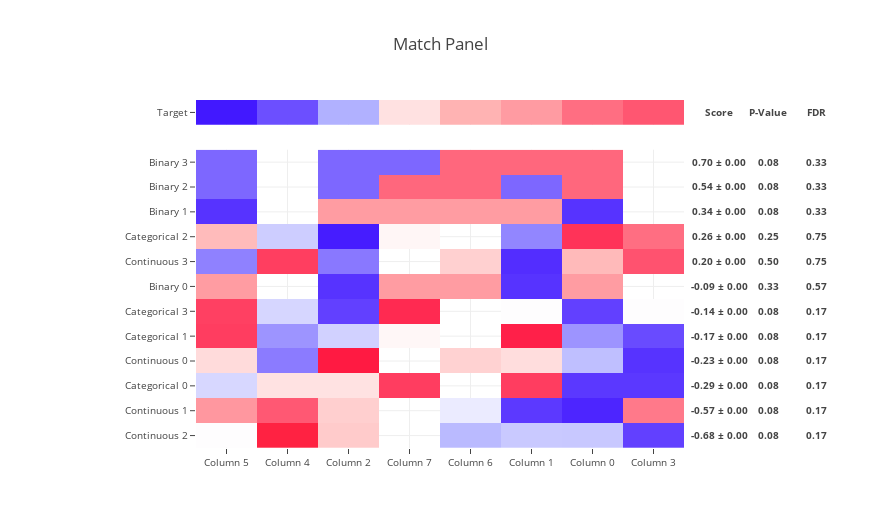
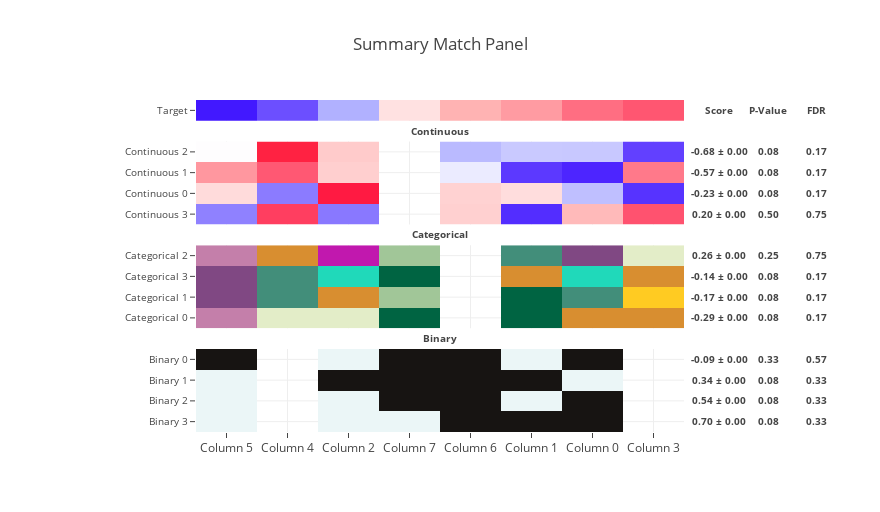
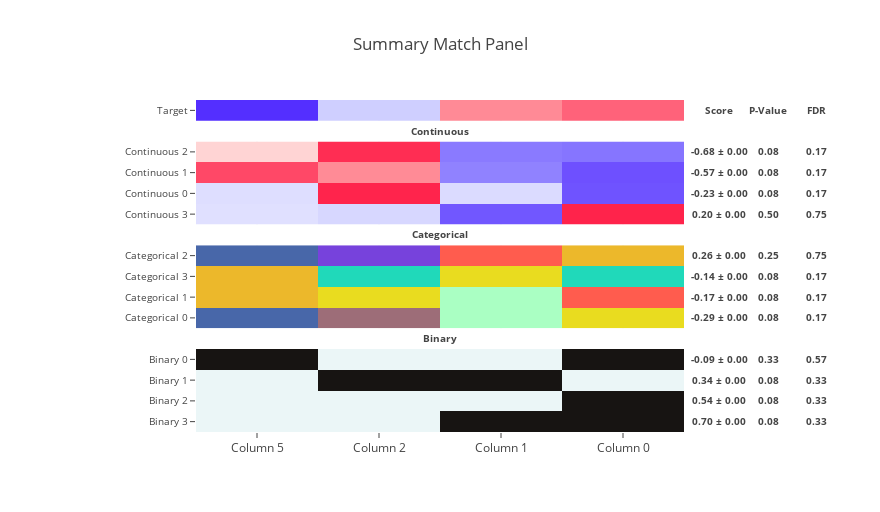

The notebook cell these images were saved under, in order:
### Code cell
from match.make_summary_match_panel import make_summary_match_panel


n_index = 4

n_column = 8

target = pd.Series(
    np.random.random_sample(size=n_column),
    name='Target',
    index=('Column {}'.format(i) for i in range(n_column)),
)

features_continuous = pd.DataFrame(
    np.random.random_sample(size=(
        n_index,
        n_column,
    )),
    index=('Continuous {}'.format(i) for i in range(n_index)),
    columns=target.index,
)

features_categorical = pd.DataFrame(
    np.random.randint(
        0,
        10,
        size=(
            n_index,
            n_column,
        )),
    index=('Categorical {}'.format(i) for i in range(n_index)),
    columns=target.index,
)

features_binary = pd.DataFrame(
    np.random.randint(
        0,
        2,
        size=(
            n_index,
            n_column,
        )),
    index=('Binary {}'.format(i) for i in range(n_index)),
    columns=target.index,
)

# features_continuous.iloc[:, 0] = np.nan

# features_categorical.iloc[:, 1] = np.nan

# features_binary.iloc[:, 2] = np.nan

features_continuous.drop(
    target.index[-1],
    axis=1,
    inplace=True,
)

features_categorical.drop(
    target.index[-2],
    axis=1,
    inplace=True,
)

features_binary.drop(
    target.index[-5:-3],
    axis=1,
    inplace=True,
)

feature_dicts = {
    'Continuous': {
        'df': features_continuous,
        'data_type': 'continuous',
        'emphasis': 'low',
    },
    'Categorical': {
        'df': features_categorical,
        'data_type': 'categorical',
        'emphasis': 'high',
    },
    'Binary': {
        'df': features_binary,
        'data_type': 'binary',
        'emphasis': 'low',
    },
}

score_moe_p_value_fdr = make_match_panel(
    target,
    pd.concat((feature_dict['df'] for feature_dict in feature_dicts.values())),
    n_sampling=1,
    n_permutation=1,
    plot_std=3,
)

make_summary_match_panel(
    target,
    feature_dicts,
    score_moe_p_value_fdr,
    plot_std=3,
)

make_summary_match_panel(
    target,
    feature_dicts,
    score_moe_p_value_fdr,
    plot_only_columns_shared_by_target_and_all_features=True,
    plot_std=3,
)

### Figure 1 — Plotly figure (JSON) as saved in the notebook; plotly's stock layout.template omitted (floating-point values rounded to 4 significant figures; data arrays with more than 128 entries replaced by an {"elided": "..."} marker saying what was removed)
{"data": [{"colorscale": {"elided": "256x2 mixed values"}, "showscale": false, "text": [["Column 5", "Column 4", "Column 2", "Column 7", "Column 6", "Column 1", "Column 0", "Column 3"]], "type": "heatmap", "uid": "3de85a07-1b46-4aeb-8715-7a1b7873b4d4", "x": ["Column 5", "Column 4", "Column 2", "Column 7", "Column 6", "Column 1", "Column 0", "Column 3"], "y": ["Target"], "yaxis": "y2", "z": [[-1.837, -1.13, -0.5956, 0.2277, 0.5741, 0.7109, 0.9577, 1.092]], "zmax": 3, "zmin": -3}, {"colorscale": {"elided": "256x2 mixed values"}, "showscale": false, "type": "heatmap", "uid": "da9aad6c-d708-4829-9afb-f1ce73dfedb1", "x": ["Column 5", "Column 4", "Column 2", "Column 7", "Column 6", "Column 1", "Column 0", "Column 3"], "y": ["Continuous 2", "Continuous 1", "Categorical 0", "Continuous 0", "Categorical 1", "Categorical 3", "Binary 0", "Continuous 3", "Categorical 2", "Binary 1", "Binary 2", "Binary 3"], "yaxis": "y", "z": [[0.002866, 2.175, 0.3947, null, -0.52, -0.4099, -0.4195, -1.224], [0.7357, 1.082, 0.3617, null, -0.1526, -1.327, -1.601, 0.9006], [-0.2981, 0.2236, 0.2236, 1.267, null, 1.267, -1.342, -1.342], [0.2739, -0.8886, 1.926, null, 0.3383, 0.2531, -0.4856, -1.418], [1.27, -0.7506, -0.3464, 0.05774, null, 1.674, -0.7506, -1.155], [1.23, -0.3076, -1.23, 1.538, null, 0, -1.23, 0], [0.7071, null, -1.414, 0.7071, 0.7071, -1.414, 0.7071, null], [-0.857, 1.258, -0.908, null, 0.3597, -1.489, 0.5252, 1.111], [0.5121, -0.3841, -1.728, 0.06402, null, -0.8322, 1.408, 0.9603], [-1.414, null, 0.7071, 0.7071, 0.7071, 0.7071, -1.414, null], [-1, null, -1, 1, 1, -1, 1, null], [-1, null, -1, -1, 1, 1, 1, null]], "zmax": 3, "zmin": -3}], "layout": {"annotations": [{"font": {"size": 9.6}, "showarrow": false, "text": "<b>Score</b>", "width": 64, "x": 1.002, "xanchor": "left", "xref": "paper", "y": 0.9643, "yanchor": "middle", "yref": "paper"}, {"font": {"size": 9.6}, "showarrow": false, "text": "<b>0.70 ± 0.00</b>", "width": 64, "x": 1.002, "xanchor": "left", "xref": "paper", "y": 0.8214, "yanchor": "middle", "yref": "paper"}, {"font": {"size": 9.6}, "showarrow": false, "text": "<b>0.54 ± 0.00</b>", "width": 64, "x": 1.002, "xanchor": "left", "xref": "paper", "y": 0.75, "yanchor": "middle", "yref": "paper"}, {"font": {"size": 9.6}, "showarrow": false, "text": "<b>0.34 ± 0.00</b>", "width": 64, "x": 1.002, "xanchor": "left", "xref": "paper", "y": 0.6786, "yanchor": "middle", "yref": "paper"}, {"font": {"size": 9.6}, "showarrow": false, "text": "<b>0.26 ± 0.00</b>", "width": 64, "x": 1.002, "xanchor": "left", "xref": "paper", "y": 0.6071, "yanchor": "middle", "yref": "paper"}, {"font": {"size": 9.6}, "showarrow": false, "text": "<b>0.20 ± 0.00</b>", "width": 64, "x": 1.002, "xanchor": "left", "xref": "paper", "y": 0.5357, "yanchor": "middle", "yref": "paper"}, {"font": {"size": 9.6}, "showarrow": false, "text": "<b>-0.09 ± 0.00</b>", "width": 64, "x": 1.002, "xanchor": "left", "xref": "paper", "y": 0.4643, "yanchor": "middle", "yref": "paper"}, {"font": {"size": 9.6}, "showarrow": false, "text": "<b>-0.14 ± 0.00</b>", "width": 64, "x": 1.002, "xanchor": "left", "xref": "paper", "y": 0.3929, "yanchor": "middle", "yref": "paper"}, {"font": {"size": 9.6}, "showarrow": false, "text": "<b>-0.17 ± 0.00</b>", "width": 64, "x": 1.002, "xanchor": "left", "xref": "paper", "y": 0.3214, "yanchor": "middle", "yref": "paper"}, {"font": {"size": 9.6}, "showarrow": false, "text": "<b>-0.23 ± 0.00</b>", "width": 64, "x": 1.002, "xanchor": "left", "xref": "paper", "y": 0.25, "yanchor": "middle", "yref": "paper"}, {"font": {"size": 9.6}, "showarrow": false, "text": "<b>-0.29 ± 0.00</b>", "width": 64, "x": 1.002, "xanchor": "left", "xref": "paper", "y": 0.1786, "yanchor": "middle", "yref": "paper"}, {"font": {"size": 9.6}, "showarrow": false, "text": "<b>-0.57 ± 0.00</b>", "width": 64, "x": 1.002, "xanchor": "left", "xref": "paper", "y": 0.1071, "yanchor": "middle", "yref": "paper"}, {"font": {"size": 9.6}, "showarrow": false, "text": "<b>-0.68 ± 0.00</b>", "width": 64, "x": 1.002, "xanchor": "left", "xref": "paper", "y": 0.03571, "yanchor": "middle", "yref": "paper"}, {"font": {"size": 9.6}, "showarrow": false, "text": "<b>P-Value</b>", "width": 64, "x": 1.102, "xanchor": "left", "xref": "paper", "y": 0.9643, "yanchor": "middle", "yref": "paper"}, {"font": {"size": 9.6}, "showarrow": false, "text": "<b>0.08</b>", "width": 64, "x": 1.102, "xanchor": "left", "xref": "paper", "y": 0.8214, "yanchor": "middle", "yref": "paper"}, {"font": {"size": 9.6}, "showarrow": false, "text": "<b>0.08</b>", "width": 64, "x": 1.102, "xanchor": "left", "xref": "paper", "y": 0.75, "yanchor": "middle", "yref": "paper"}, {"font": {"size": 9.6}, "showarrow": false, "text": "<b>0.08</b>", "width": 64, "x": 1.102, "xanchor": "left", "xref": "paper", "y": 0.6786, "yanchor": "middle", "yref": "paper"}, {"font": {"size": 9.6}, "showarrow": false, "text": "<b>0.25</b>", "width": 64, "x": 1.102, "xanchor": "left", "xref": "paper", "y": 0.6071, "yanchor": "middle", "yref": "paper"}, {"font": {"size": 9.6}, "showarrow": false, "text": "<b>0.50</b>", "width": 64, "x": 1.102, "xanchor": "left", "xref": "paper", "y": 0.5357, "yanchor": "middle", "yref": "paper"}, {"font": {"size": 9.6}, "showarrow": false, "text": "<b>0.33</b>", "width": 64, "x": 1.102, "xanchor": "left", "xref": "paper", "y": 0.4643, "yanchor": "middle", "yref": "paper"}, {"font": {"size": 9.6}, "showarrow": false, "text": "<b>0.08</b>", "width": 64, "x": 1.102, "xanchor": "left", "xref": "paper", "y": 0.3929, "yanchor": "middle", "yref": "paper"}, {"font": {"size": 9.6}, "showarrow": false, "text": "<b>0.08</b>", "width": 64, "x": 1.102, "xanchor": "left", "xref": "paper", "y": 0.3214, "yanchor": "middle", "yref": "paper"}, {"font": {"size": 9.6}, "showarrow": false, "text": "<b>0.08</b>", "width": 64, "x": 1.102, "xanchor": "left", "xref": "paper", "y": 0.25, "yanchor": "middle", "yref": "paper"}, {"font": {"size": 9.6}, "showarrow": false, "text": "<b>0.08</b>", "width": 64, "x": 1.102, "xanchor": "left", "xref": "paper", "y": 0.1786, "yanchor": "middle", "yref": "paper"}, {"font": {"size": 9.6}, "showarrow": false, "text": "<b>0.08</b>", "width": 64, "x": 1.102, "xanchor": "left", "xref": "paper", "y": 0.1071, "yanchor": "middle", "yref": "paper"}, {"font": {"size": 9.6}, "showarrow": false, "text": "<b>0.08</b>", "width": 64, "x": 1.102, "xanchor": "left", "xref": "paper", "y": 0.03571, "yanchor": "middle", "yref": "paper"}, {"font": {"size": 9.6}, "showarrow": false, "text": "<b>FDR</b>", "width": 64, "x": 1.202, "xanchor": "left", "xref": "paper", "y": 0.9643, "yanchor": "middle", "yref": "paper"}, {"font": {"size": 9.6}, "showarrow": false, "text": "<b>0.33</b>", "width": 64, "x": 1.202, "xanchor": "left", "xref": "paper", "y": 0.8214, "yanchor": "middle", "yref": "paper"}, {"font": {"size": 9.6}, "showarrow": false, "text": "<b>0.33</b>", "width": 64, "x": 1.202, "xanchor": "left", "xref": "paper", "y": 0.75, "yanchor": "middle", "yref": "paper"}, {"font": {"size": 9.6}, "showarrow": false, "text": "<b>0.33</b>", "width": 64, "x": 1.202, "xanchor": "left", "xref": "paper", "y": 0.6786, "yanchor": "middle", "yref": "paper"}, {"font": {"size": 9.6}, "showarrow": false, "text": "<b>0.75</b>", "width": 64, "x": 1.202, "xanchor": "left", "xref": "paper", "y": 0.6071, "yanchor": "middle", "yref": "paper"}, {"font": {"size": 9.6}, "showarrow": false, "text": "<b>0.75</b>", "width": 64, "x": 1.202, "xanchor": "left", "xref": "paper", "y": 0.5357, "yanchor": "middle", "yref": "paper"}, {"font": {"size": 9.6}, "showarrow": false, "text": "<b>0.57</b>", "width": 64, "x": 1.202, "xanchor": "left", "xref": "paper", "y": 0.4643, "yanchor": "middle", "yref": "paper"}, {"font": {"size": 9.6}, "showarrow": false, "text": "<b>0.17</b>", "width": 64, "x": 1.202, "xanchor": "left", "xref": "paper", "y": 0.3929, "yanchor": "middle", "yref": "paper"}, {"font": {"size": 9.6}, "showarrow": false, "text": "<b>0.17</b>", "width": 64, "x": 1.202, "xanchor": "left", "xref": "paper", "y": 0.3214, "yanchor": "middle", "yref": "paper"}, {"font": {"size": 9.6}, "showarrow": false, "text": "<b>0.17</b>", "width": 64, "x": 1.202, "xanchor": "left", "xref": "paper", "y": 0.25, "yanchor": "middle", "yref": "paper"}, {"font": {"size": 9.6}, "showarrow": false, "text": "<b>0.17</b>", "width": 64, "x": 1.202, "xanchor": "left", "xref": "paper", "y": 0.1786, "yanchor": "middle", "yref": "paper"}, {"font": {"size": 9.6}, "showarrow": false, "text": "<b>0.17</b>", "width": 64, "x": 1.202, "xanchor": "left", "xref": "paper", "y": 0.1071, "yanchor": "middle", "yref": "paper"}, {"font": {"size": 9.6}, "showarrow": false, "text": "<b>0.17</b>", "width": 64, "x": 1.202, "xanchor": "left", "xref": "paper", "y": 0.03571, "yanchor": "middle", "yref": "paper"}], "height": 528.5, "margin": {"l": 196, "r": 196}, "title": "Match Panel", "width": 880, "xaxis": {"anchor": "y", "tickfont": {"size": 9.6}}, "yaxis": {"domain": [0, 0.8571], "dtick": 1, "tickfont": {"size": 9.6}}, "yaxis2": {"domain": [0.9286, 1], "tickfont": {"size": 9.6}}}}

### Figure 2 — Plotly figure (JSON) as saved in the notebook; plotly's stock layout.template omitted (floating-point values rounded to 4 significant figures; data arrays with more than 128 entries replaced by an {"elided": "..."} marker saying what was removed)
{"data": [{"colorscale": {"elided": "256x2 mixed values"}, "showscale": false, "text": [["Column 5", "Column 4", "Column 2", "Column 7", "Column 6", "Column 1", "Column 0", "Column 3"]], "type": "heatmap", "uid": "eb65e255-287a-49e4-948a-1572d952f31f", "x": ["Column 5", "Column 4", "Column 2", "Column 7", "Column 6", "Column 1", "Column 0", "Column 3"], "y": ["Target"], "yaxis": "y4", "z": [[-1.837, -1.13, -0.5956, 0.2277, 0.5741, 0.7109, 0.9577, 1.092]], "zmax": 3, "zmin": -3}, {"colorscale": {"elided": "256x2 mixed values"}, "showscale": false, "type": "heatmap", "uid": "3a33b133-2c86-4958-ae46-7f0f9402c686", "x": ["Column 5", "Column 4", "Column 2", "Column 7", "Column 6", "Column 1", "Column 0", "Column 3"], "y": ["Continuous 3", "Continuous 0", "Continuous 1", "Continuous 2"], "yaxis": "y3", "z": [[-0.857, 1.258, -0.908, null, 0.3597, -1.489, 0.5252, 1.111], [0.2739, -0.8886, 1.926, null, 0.3383, 0.2531, -0.4856, -1.418], [0.7357, 1.082, 0.3617, null, -0.1526, -1.327, -1.601, 0.9006], [0.002866, 2.175, 0.3947, null, -0.52, -0.4099, -0.4195, -1.224]], "zmax": 3, "zmin": -3}, {"colorscale": [[0, "#20d9ba"], [0.07692, "#9017e6"], [0.1538, "#ff1968"], [0.2308, "#ffe119"], [0.3077, "#3cb44b"], [0.3846, "#4e41d8"], [0.4615, "#ffa400"], [0.5385, "#aaffc3"], [0.6154, "#800000"], [0.6923, "#e6beff"], [0.7692, "#fffac8"], [0.8462, "#0082c8"], [0.9231, "#e6194b"], [1, "#006442"]], "showscale": false, "type": "heatmap", "uid": "4d8b889e-c85a-444d-a09e-7df24a3ae066", "x": ["Column 5", "Column 4", "Column 2", "Column 7", "Column 6", "Column 1", "Column 0", "Column 3"], "y": ["Categorical 0", "Categorical 1", "Categorical 3", "Categorical 2"], "yaxis": "y2", "z": [[6, 7, 7, 9, null, 9, 4, 4], [8, 3, 4, 5, null, 9, 3, 2], [8, 3, 0, 9, null, 4, 0, 4], [6, 4, 1, 5, null, 3, 8, 7]]}, {"colorscale": [[0, "#ebf6f7"], [1, "#171412"]], "showscale": false, "type": "heatmap", "uid": "562054f5-3050-466e-a30e-2b81dc42f37a", "x": ["Column 5", "Column 4", "Column 2", "Column 7", "Column 6", "Column 1", "Column 0", "Column 3"], "y": ["Binary 3", "Binary 2", "Binary 1", "Binary 0"], "yaxis": "y", "z": [[0, null, 0, 0, 1, 1, 1, null], [0, null, 0, 1, 1, 0, 1, null], [0, null, 1, 1, 1, 1, 0, null], [1, null, 0, 1, 1, 0, 1, null]]}], "layout": {"annotations": [{"font": {"size": 9.6}, "showarrow": false, "text": "<b>Continuous</b>", "x": 0.5, "xanchor": "center", "xref": "paper", "y": 0.9062, "yanchor": "middle", "yref": "paper"}, {"font": {"size": 9.6}, "showarrow": false, "text": "<b>Score</b>", "width": 64, "x": 1.002, "xanchor": "left", "xref": "paper", "y": 0.9688, "yanchor": "middle", "yref": "paper"}, {"font": {"size": 9.6}, "showarrow": false, "text": "<b>-0.68 ± 0.00</b>", "width": 64, "x": 1.002, "xanchor": "left", "xref": "paper", "y": 0.8438, "yanchor": "middle", "yref": "paper"}, {"font": {"size": 9.6}, "showarrow": false, "text": "<b>-0.57 ± 0.00</b>", "width": 64, "x": 1.002, "xanchor": "left", "xref": "paper", "y": 0.7812, "yanchor": "middle", "yref": "paper"}, {"font": {"size": 9.6}, "showarrow": false, "text": "<b>-0.23 ± 0.00</b>", "width": 64, "x": 1.002, "xanchor": "left", "xref": "paper", "y": 0.7188, "yanchor": "middle", "yref": "paper"}, {"font": {"size": 9.6}, "showarrow": false, "text": "<b>0.20 ± 0.00</b>", "width": 64, "x": 1.002, "xanchor": "left", "xref": "paper", "y": 0.6562, "yanchor": "middle", "yref": "paper"}, {"font": {"size": 9.6}, "showarrow": false, "text": "<b>P-Value</b>", "width": 64, "x": 1.102, "xanchor": "left", "xref": "paper", "y": 0.9688, "yanchor": "middle", "yref": "paper"}, {"font": {"size": 9.6}, "showarrow": false, "text": "<b>0.08</b>", "width": 64, "x": 1.102, "xanchor": "left", "xref": "paper", "y": 0.8438, "yanchor": "middle", "yref": "paper"}, {"font": {"size": 9.6}, "showarrow": false, "text": "<b>0.08</b>", "width": 64, "x": 1.102, "xanchor": "left", "xref": "paper", "y": 0.7812, "yanchor": "middle", "yref": "paper"}, {"font": {"size": 9.6}, "showarrow": false, "text": "<b>0.08</b>", "width": 64, "x": 1.102, "xanchor": "left", "xref": "paper", "y": 0.7188, "yanchor": "middle", "yref": "paper"}, {"font": {"size": 9.6}, "showarrow": false, "text": "<b>0.50</b>", "width": 64, "x": 1.102, "xanchor": "left", "xref": "paper", "y": 0.6562, "yanchor": "middle", "yref": "paper"}, {"font": {"size": 9.6}, "showarrow": false, "text": "<b>FDR</b>", "width": 64, "x": 1.202, "xanchor": "left", "xref": "paper", "y": 0.9688, "yanchor": "middle", "yref": "paper"}, {"font": {"size": 9.6}, "showarrow": false, "text": "<b>0.17</b>", "width": 64, "x": 1.202, "xanchor": "left", "xref": "paper", "y": 0.8438, "yanchor": "middle", "yref": "paper"}, {"font": {"size": 9.6}, "showarrow": false, "text": "<b>0.17</b>", "width": 64, "x": 1.202, "xanchor": "left", "xref": "paper", "y": 0.7812, "yanchor": "middle", "yref": "paper"}, {"font": {"size": 9.6}, "showarrow": false, "text": "<b>0.17</b>", "width": 64, "x": 1.202, "xanchor": "left", "xref": "paper", "y": 0.7188, "yanchor": "middle", "yref": "paper"}, {"font": {"size": 9.6}, "showarrow": false, "text": "<b>0.75</b>", "width": 64, "x": 1.202, "xanchor": "left", "xref": "paper", "y": 0.6562, "yanchor": "middle", "yref": "paper"}, {"font": {"size": 9.6}, "showarrow": false, "text": "<b>Categorical</b>", "x": 0.5, "xanchor": "center", "xref": "paper", "y": 0.5938, "yanchor": "middle", "yref": "paper"}, {"font": {"size": 9.6}, "showarrow": false, "text": "<b>0.26 ± 0.00</b>", "width": 64, "x": 1.002, "xanchor": "left", "xref": "paper", "y": 0.5312, "yanchor": "middle", "yref": "paper"}, {"font": {"size": 9.6}, "showarrow": false, "text": "<b>-0.14 ± 0.00</b>", "width": 64, "x": 1.002, "xanchor": "left", "xref": "paper", "y": 0.4688, "yanchor": "middle", "yref": "paper"}, {"font": {"size": 9.6}, "showarrow": false, "text": "<b>-0.17 ± 0.00</b>", "width": 64, "x": 1.002, "xanchor": "left", "xref": "paper", "y": 0.4062, "yanchor": "middle", "yref": "paper"}, {"font": {"size": 9.6}, "showarrow": false, "text": "<b>-0.29 ± 0.00</b>", "width": 64, "x": 1.002, "xanchor": "left", "xref": "paper", "y": 0.3438, "yanchor": "middle", "yref": "paper"}, {"font": {"size": 9.6}, "showarrow": false, "text": "<b>0.25</b>", "width": 64, "x": 1.102, "xanchor": "left", "xref": "paper", "y": 0.5312, "yanchor": "middle", "yref": "paper"}, {"font": {"size": 9.6}, "showarrow": false, "text": "<b>0.08</b>", "width": 64, "x": 1.102, "xanchor": "left", "xref": "paper", "y": 0.4688, "yanchor": "middle", "yref": "paper"}, {"font": {"size": 9.6}, "showarrow": false, "text": "<b>0.08</b>", "width": 64, "x": 1.102, "xanchor": "left", "xref": "paper", "y": 0.4062, "yanchor": "middle", "yref": "paper"}, {"font": {"size": 9.6}, "showarrow": false, "text": "<b>0.08</b>", "width": 64, "x": 1.102, "xanchor": "left", "xref": "paper", "y": 0.3438, "yanchor": "middle", "yref": "paper"}, {"font": {"size": 9.6}, "showarrow": false, "text": "<b>0.75</b>", "width": 64, "x": 1.202, "xanchor": "left", "xref": "paper", "y": 0.5312, "yanchor": "middle", "yref": "paper"}, {"font": {"size": 9.6}, "showarrow": false, "text": "<b>0.17</b>", "width": 64, "x": 1.202, "xanchor": "left", "xref": "paper", "y": 0.4688, "yanchor": "middle", "yref": "paper"}, {"font": {"size": 9.6}, "showarrow": false, "text": "<b>0.17</b>", "width": 64, "x": 1.202, "xanchor": "left", "xref": "paper", "y": 0.4062, "yanchor": "middle", "yref": "paper"}, {"font": {"size": 9.6}, "showarrow": false, "text": "<b>0.17</b>", "width": 64, "x": 1.202, "xanchor": "left", "xref": "paper", "y": 0.3438, "yanchor": "middle", "yref": "paper"}, {"font": {"size": 9.6}, "showarrow": false, "text": "<b>Binary</b>", "x": 0.5, "xanchor": "center", "xref": "paper", "y": 0.2812, "yanchor": "middle", "yref": "paper"}, {"font": {"size": 9.6}, "showarrow": false, "text": "<b>-0.09 ± 0.00</b>", "width": 64, "x": 1.002, "xanchor": "left", "xref": "paper", "y": 0.2188, "yanchor": "middle", "yref": "paper"}, {"font": {"size": 9.6}, "showarrow": false, "text": "<b>0.34 ± 0.00</b>", "width": 64, "x": 1.002, "xanchor": "left", "xref": "paper", "y": 0.1562, "yanchor": "middle", "yref": "paper"}, {"font": {"size": 9.6}, "showarrow": false, "text": "<b>0.54 ± 0.00</b>", "width": 64, "x": 1.002, "xanchor": "left", "xref": "paper", "y": 0.09375, "yanchor": "middle", "yref": "paper"}, {"font": {"size": 9.6}, "showarrow": false, "text": "<b>0.70 ± 0.00</b>", "width": 64, "x": 1.002, "xanchor": "left", "xref": "paper", "y": 0.03125, "yanchor": "middle", "yref": "paper"}, {"font": {"size": 9.6}, "showarrow": false, "text": "<b>0.33</b>", "width": 64, "x": 1.102, "xanchor": "left", "xref": "paper", "y": 0.2188, "yanchor": "middle", "yref": "paper"}, {"font": {"size": 9.6}, "showarrow": false, "text": "<b>0.08</b>", "width": 64, "x": 1.102, "xanchor": "left", "xref": "paper", "y": 0.1562, "yanchor": "middle", "yref": "paper"}, {"font": {"size": 9.6}, "showarrow": false, "text": "<b>0.08</b>", "width": 64, "x": 1.102, "xanchor": "left", "xref": "paper", "y": 0.09375, "yanchor": "middle", "yref": "paper"}, {"font": {"size": 9.6}, "showarrow": false, "text": "<b>0.08</b>", "width": 64, "x": 1.102, "xanchor": "left", "xref": "paper", "y": 0.03125, "yanchor": "middle", "yref": "paper"}, {"font": {"size": 9.6}, "showarrow": false, "text": "<b>0.57</b>", "width": 64, "x": 1.202, "xanchor": "left", "xref": "paper", "y": 0.2188, "yanchor": "middle", "yref": "paper"}, {"font": {"size": 9.6}, "showarrow": false, "text": "<b>0.33</b>", "width": 64, "x": 1.202, "xanchor": "left", "xref": "paper", "y": 0.1562, "yanchor": "middle", "yref": "paper"}, {"font": {"size": 9.6}, "showarrow": false, "text": "<b>0.33</b>", "width": 64, "x": 1.202, "xanchor": "left", "xref": "paper", "y": 0.09375, "yanchor": "middle", "yref": "paper"}, {"font": {"size": 9.6}, "showarrow": false, "text": "<b>0.33</b>", "width": 64, "x": 1.202, "xanchor": "left", "xref": "paper", "y": 0.03125, "yanchor": "middle", "yref": "paper"}], "height": 512, "margin": {"l": 196, "r": 196}, "title": "Summary Match Panel", "width": 880, "xaxis": {"anchor": "y"}, "yaxis": {"domain": [0, 0.25], "dtick": 1, "tickfont": {"size": 9.6}}, "yaxis2": {"domain": [0.3125, 0.5625], "dtick": 1, "tickfont": {"size": 9.6}}, "yaxis3": {"domain": [0.625, 0.875], "dtick": 1, "tickfont": {"size": 9.6}}, "yaxis4": {"domain": [0.9375, 1], "tickfont": {"size": 9.6}}}}

### Figure 3 — Plotly figure (JSON) as saved in the notebook; plotly's stock layout.template omitted (floating-point values rounded to 4 significant figures; data arrays with more than 128 entries replaced by an {"elided": "..."} marker saying what was removed)
{"data": [{"colorscale": {"elided": "256x2 mixed values"}, "showscale": false, "text": [["Column 5", "Column 2", "Column 1", "Column 0"]], "type": "heatmap", "uid": "f1ba1c0b-dc84-430d-bcb0-41fa661cd917", "x": ["Column 5", "Column 2", "Column 1", "Column 0"], "y": ["Target"], "yaxis": "y4", "z": [[-1.471, -0.3618, 0.8062, 1.027]], "zmax": 3, "zmin": -3}, {"colorscale": {"elided": "256x2 mixed values"}, "showscale": false, "type": "heatmap", "uid": "e30a1b3b-f358-4022-8863-6df44984fc86", "x": ["Column 5", "Column 2", "Column 1", "Column 0"], "y": ["Continuous 3", "Continuous 0", "Continuous 1", "Continuous 2"], "yaxis": "y3", "z": [[-0.2361, -0.305, -1.09, 1.632], [-0.2469, 1.625, -0.2706, -1.107], [1.17, 0.8036, -0.8526, -1.121], [0.3292, 1.493, -0.897, -0.9256]], "zmax": 3, "zmin": -3}, {"colorscale": [[0, "#20d9ba"], [0.1429, "#9017e6"], [0.2857, "#ff1968"], [0.4286, "#ffe119"], [0.5714, "#3cb44b"], [0.7143, "#4e41d8"], [0.8571, "#ffa400"], [1, "#aaffc3"]], "showscale": false, "type": "heatmap", "uid": "a3a0ac59-6879-4ca6-babd-614be9cba5f7", "x": ["Column 5", "Column 2", "Column 1", "Column 0"], "y": ["Categorical 0", "Categorical 1", "Categorical 3", "Categorical 2"], "yaxis": "y2", "z": [[6, 7, 9, 4], [8, 4, 9, 3], [8, 0, 4, 0], [6, 1, 3, 8]]}, {"colorscale": [[0, "#ebf6f7"], [1, "#171412"]], "showscale": false, "type": "heatmap", "uid": "e6cc0c5d-f155-4a30-94ce-e8f8510e420e", "x": ["Column 5", "Column 2", "Column 1", "Column 0"], "y": ["Binary 3", "Binary 2", "Binary 1", "Binary 0"], "yaxis": "y", "z": [[0, 0, 1, 1], [0, 0, 0, 1], [0, 1, 1, 0], [1, 0, 0, 1]]}], "layout": {"annotations": [{"font": {"size": 9.6}, "showarrow": false, "text": "<b>Continuous</b>", "x": 0.5, "xanchor": "center", "xref": "paper", "y": 0.9062, "yanchor": "middle", "yref": "paper"}, {"font": {"size": 9.6}, "showarrow": false, "text": "<b>Score</b>", "width": 64, "x": 1.002, "xanchor": "left", "xref": "paper", "y": 0.9688, "yanchor": "middle", "yref": "paper"}, {"font": {"size": 9.6}, "showarrow": false, "text": "<b>-0.68 ± 0.00</b>", "width": 64, "x": 1.002, "xanchor": "left", "xref": "paper", "y": 0.8438, "yanchor": "middle", "yref": "paper"}, {"font": {"size": 9.6}, "showarrow": false, "text": "<b>-0.57 ± 0.00</b>", "width": 64, "x": 1.002, "xanchor": "left", "xref": "paper", "y": 0.7812, "yanchor": "middle", "yref": "paper"}, {"font": {"size": 9.6}, "showarrow": false, "text": "<b>-0.23 ± 0.00</b>", "width": 64, "x": 1.002, "xanchor": "left", "xref": "paper", "y": 0.7188, "yanchor": "middle", "yref": "paper"}, {"font": {"size": 9.6}, "showarrow": false, "text": "<b>0.20 ± 0.00</b>", "width": 64, "x": 1.002, "xanchor": "left", "xref": "paper", "y": 0.6562, "yanchor": "middle", "yref": "paper"}, {"font": {"size": 9.6}, "showarrow": false, "text": "<b>P-Value</b>", "width": 64, "x": 1.102, "xanchor": "left", "xref": "paper", "y": 0.9688, "yanchor": "middle", "yref": "paper"}, {"font": {"size": 9.6}, "showarrow": false, "text": "<b>0.08</b>", "width": 64, "x": 1.102, "xanchor": "left", "xref": "paper", "y": 0.8438, "yanchor": "middle", "yref": "paper"}, {"font": {"size": 9.6}, "showarrow": false, "text": "<b>0.08</b>", "width": 64, "x": 1.102, "xanchor": "left", "xref": "paper", "y": 0.7812, "yanchor": "middle", "yref": "paper"}, {"font": {"size": 9.6}, "showarrow": false, "text": "<b>0.08</b>", "width": 64, "x": 1.102, "xanchor": "left", "xref": "paper", "y": 0.7188, "yanchor": "middle", "yref": "paper"}, {"font": {"size": 9.6}, "showarrow": false, "text": "<b>0.50</b>", "width": 64, "x": 1.102, "xanchor": "left", "xref": "paper", "y": 0.6562, "yanchor": "middle", "yref": "paper"}, {"font": {"size": 9.6}, "showarrow": false, "text": "<b>FDR</b>", "width": 64, "x": 1.202, "xanchor": "left", "xref": "paper", "y": 0.9688, "yanchor": "middle", "yref": "paper"}, {"font": {"size": 9.6}, "showarrow": false, "text": "<b>0.17</b>", "width": 64, "x": 1.202, "xanchor": "left", "xref": "paper", "y": 0.8438, "yanchor": "middle", "yref": "paper"}, {"font": {"size": 9.6}, "showarrow": false, "text": "<b>0.17</b>", "width": 64, "x": 1.202, "xanchor": "left", "xref": "paper", "y": 0.7812, "yanchor": "middle", "yref": "paper"}, {"font": {"size": 9.6}, "showarrow": false, "text": "<b>0.17</b>", "width": 64, "x": 1.202, "xanchor": "left", "xref": "paper", "y": 0.7188, "yanchor": "middle", "yref": "paper"}, {"font": {"size": 9.6}, "showarrow": false, "text": "<b>0.75</b>", "width": 64, "x": 1.202, "xanchor": "left", "xref": "paper", "y": 0.6562, "yanchor": "middle", "yref": "paper"}, {"font": {"size": 9.6}, "showarrow": false, "text": "<b>Categorical</b>", "x": 0.5, "xanchor": "center", "xref": "paper", "y": 0.5938, "yanchor": "middle", "yref": "paper"}, {"font": {"size": 9.6}, "showarrow": false, "text": "<b>0.26 ± 0.00</b>", "width": 64, "x": 1.002, "xanchor": "left", "xref": "paper", "y": 0.5312, "yanchor": "middle", "yref": "paper"}, {"font": {"size": 9.6}, "showarrow": false, "text": "<b>-0.14 ± 0.00</b>", "width": 64, "x": 1.002, "xanchor": "left", "xref": "paper", "y": 0.4688, "yanchor": "middle", "yref": "paper"}, {"font": {"size": 9.6}, "showarrow": false, "text": "<b>-0.17 ± 0.00</b>", "width": 64, "x": 1.002, "xanchor": "left", "xref": "paper", "y": 0.4062, "yanchor": "middle", "yref": "paper"}, {"font": {"size": 9.6}, "showarrow": false, "text": "<b>-0.29 ± 0.00</b>", "width": 64, "x": 1.002, "xanchor": "left", "xref": "paper", "y": 0.3438, "yanchor": "middle", "yref": "paper"}, {"font": {"size": 9.6}, "showarrow": false, "text": "<b>0.25</b>", "width": 64, "x": 1.102, "xanchor": "left", "xref": "paper", "y": 0.5312, "yanchor": "middle", "yref": "paper"}, {"font": {"size": 9.6}, "showarrow": false, "text": "<b>0.08</b>", "width": 64, "x": 1.102, "xanchor": "left", "xref": "paper", "y": 0.4688, "yanchor": "middle", "yref": "paper"}, {"font": {"size": 9.6}, "showarrow": false, "text": "<b>0.08</b>", "width": 64, "x": 1.102, "xanchor": "left", "xref": "paper", "y": 0.4062, "yanchor": "middle", "yref": "paper"}, {"font": {"size": 9.6}, "showarrow": false, "text": "<b>0.08</b>", "width": 64, "x": 1.102, "xanchor": "left", "xref": "paper", "y": 0.3438, "yanchor": "middle", "yref": "paper"}, {"font": {"size": 9.6}, "showarrow": false, "text": "<b>0.75</b>", "width": 64, "x": 1.202, "xanchor": "left", "xref": "paper", "y": 0.5312, "yanchor": "middle", "yref": "paper"}, {"font": {"size": 9.6}, "showarrow": false, "text": "<b>0.17</b>", "width": 64, "x": 1.202, "xanchor": "left", "xref": "paper", "y": 0.4688, "yanchor": "middle", "yref": "paper"}, {"font": {"size": 9.6}, "showarrow": false, "text": "<b>0.17</b>", "width": 64, "x": 1.202, "xanchor": "left", "xref": "paper", "y": 0.4062, "yanchor": "middle", "yref": "paper"}, {"font": {"size": 9.6}, "showarrow": false, "text": "<b>0.17</b>", "width": 64, "x": 1.202, "xanchor": "left", "xref": "paper", "y": 0.3438, "yanchor": "middle", "yref": "paper"}, {"font": {"size": 9.6}, "showarrow": false, "text": "<b>Binary</b>", "x": 0.5, "xanchor": "center", "xref": "paper", "y": 0.2812, "yanchor": "middle", "yref": "paper"}, {"font": {"size": 9.6}, "showarrow": false, "text": "<b>-0.09 ± 0.00</b>", "width": 64, "x": 1.002, "xanchor": "left", "xref": "paper", "y": 0.2188, "yanchor": "middle", "yref": "paper"}, {"font": {"size": 9.6}, "showarrow": false, "text": "<b>0.34 ± 0.00</b>", "width": 64, "x": 1.002, "xanchor": "left", "xref": "paper", "y": 0.1562, "yanchor": "middle", "yref": "paper"}, {"font": {"size": 9.6}, "showarrow": false, "text": "<b>0.54 ± 0.00</b>", "width": 64, "x": 1.002, "xanchor": "left", "xref": "paper", "y": 0.09375, "yanchor": "middle", "yref": "paper"}, {"font": {"size": 9.6}, "showarrow": false, "text": "<b>0.70 ± 0.00</b>", "width": 64, "x": 1.002, "xanchor": "left", "xref": "paper", "y": 0.03125, "yanchor": "middle", "yref": "paper"}, {"font": {"size": 9.6}, "showarrow": false, "text": "<b>0.33</b>", "width": 64, "x": 1.102, "xanchor": "left", "xref": "paper", "y": 0.2188, "yanchor": "middle", "yref": "paper"}, {"font": {"size": 9.6}, "showarrow": false, "text": "<b>0.08</b>", "width": 64, "x": 1.102, "xanchor": "left", "xref": "paper", "y": 0.1562, "yanchor": "middle", "yref": "paper"}, {"font": {"size": 9.6}, "showarrow": false, "text": "<b>0.08</b>", "width": 64, "x": 1.102, "xanchor": "left", "xref": "paper", "y": 0.09375, "yanchor": "middle", "yref": "paper"}, {"font": {"size": 9.6}, "showarrow": false, "text": "<b>0.08</b>", "width": 64, "x": 1.102, "xanchor": "left", "xref": "paper", "y": 0.03125, "yanchor": "middle", "yref": "paper"}, {"font": {"size": 9.6}, "showarrow": false, "text": "<b>0.57</b>", "width": 64, "x": 1.202, "xanchor": "left", "xref": "paper", "y": 0.2188, "yanchor": "middle", "yref": "paper"}, {"font": {"size": 9.6}, "showarrow": false, "text": "<b>0.33</b>", "width": 64, "x": 1.202, "xanchor": "left", "xref": "paper", "y": 0.1562, "yanchor": "middle", "yref": "paper"}, {"font": {"size": 9.6}, "showarrow": false, "text": "<b>0.33</b>", "width": 64, "x": 1.202, "xanchor": "left", "xref": "paper", "y": 0.09375, "yanchor": "middle", "yref": "paper"}, {"font": {"size": 9.6}, "showarrow": false, "text": "<b>0.33</b>", "width": 64, "x": 1.202, "xanchor": "left", "xref": "paper", "y": 0.03125, "yanchor": "middle", "yref": "paper"}], "height": 512, "margin": {"l": 196, "r": 196}, "title": "Summary Match Panel", "width": 880, "xaxis": {"anchor": "y"}, "yaxis": {"domain": [0, 0.25], "dtick": 1, "tickfont": {"size": 9.6}}, "yaxis2": {"domain": [0.3125, 0.5625], "dtick": 1, "tickfont": {"size": 9.6}}, "yaxis3": {"domain": [0.625, 0.875], "dtick": 1, "tickfont": {"size": 9.6}}, "yaxis4": {"domain": [0.9375, 1], "tickfont": {"size": 9.6}}}}
